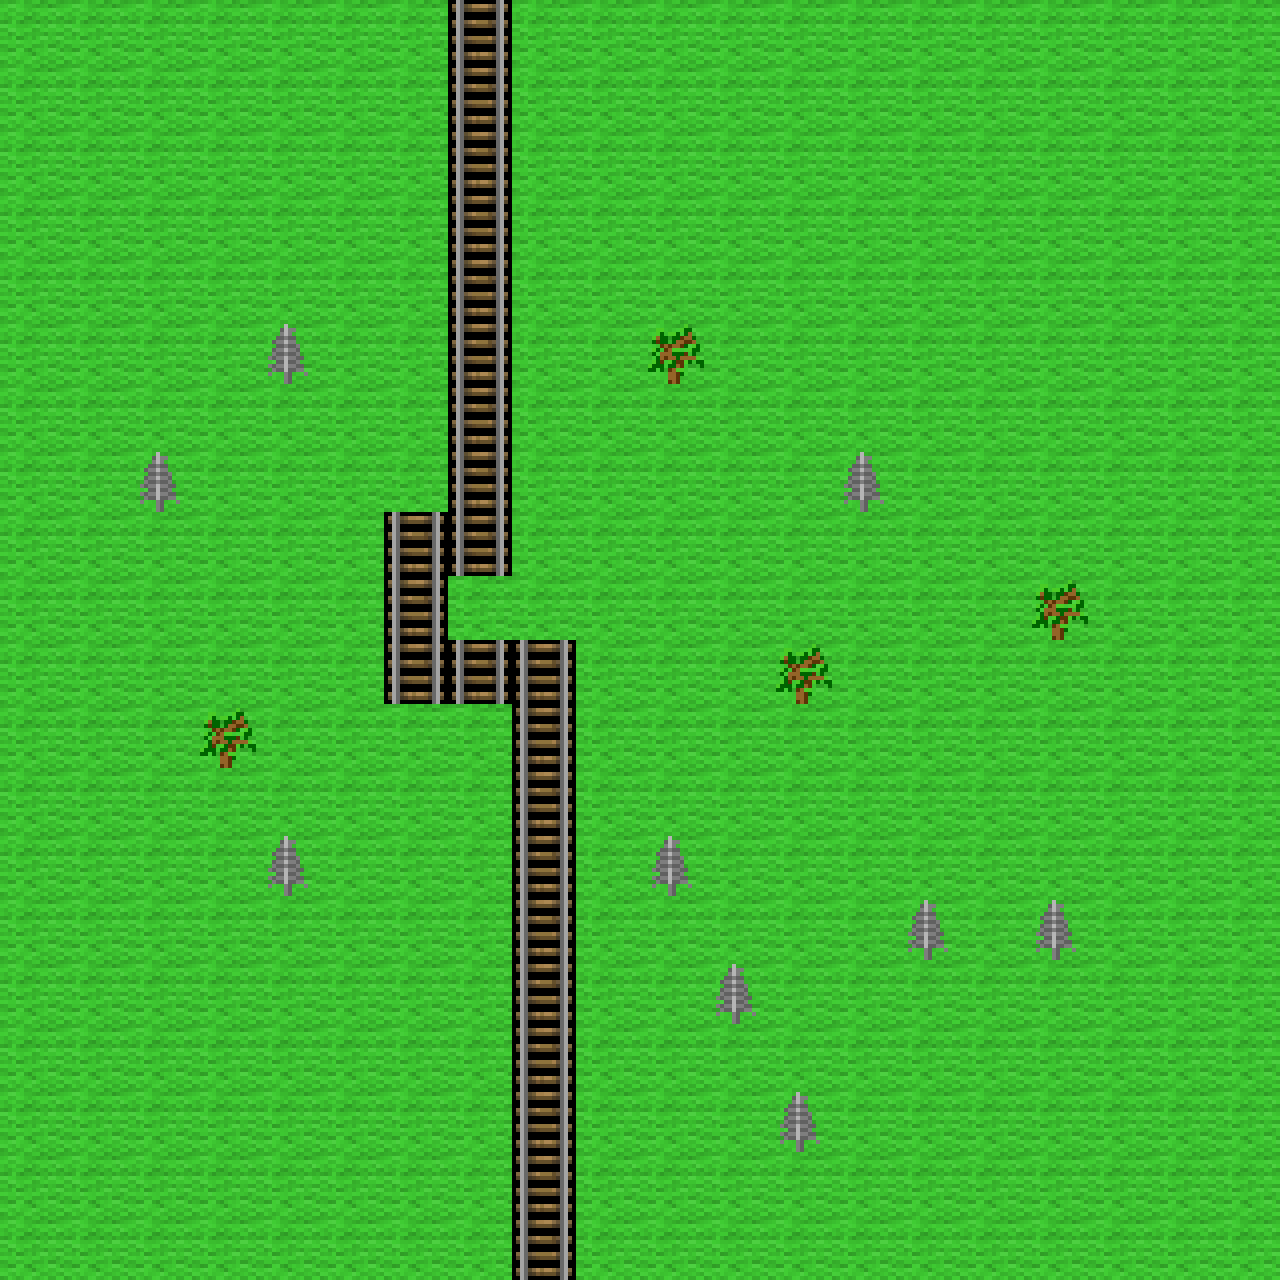

Rendered tile map (Tiled .tmx) drawn with the repository's tilesets; below, a short description and the map source with its tile grids summarised:
An orthogonal 20x20 tile map with 64x64 px tiles, 2 tile layers (terrain, trees).

<map version="1.0" orientation="orthogonal" renderorder="left-up" width="20" height="20" tilewidth="64" tileheight="64" nextobjectid="1">
 <tileset firstgid="1" name="terrain" tilewidth="64" tileheight="64" tilecount="256" columns="16">
  <image source="terrain.png" width="1024" height="1024" />
 </tileset>
 <layer name="terrain" width="20" height="20">
  <data>[400 cells, 400 non-empty, 2 distinct tile ids]</data>
 </layer>
 <layer name="trees" width="20" height="20">
  <data>[400 cells, 13 non-empty, 2 distinct tile ids]</data>
 </layer>
</map>
